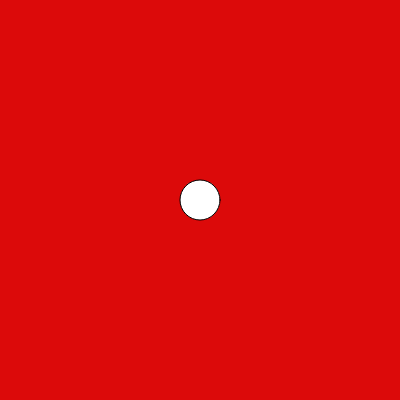
Frame 1 (no input)
Frame 60 (no input): identical to frame 1, image omitted
Frame 120 (the mouse pressed at the canvas centre since frame 60): identical to frame 1, image omitted

The p5.js sketch that drew this single still picture (run headless with seeded random() and noise() and a simulated clock; from frame 60 on, the mouse is pressed at the canvas centre):

// p5.js sketch
// ── sketch.js
function setup() {
  createCanvas(400, 400);
}

function draw() {
  background(220, 10,10);
  ellipse(200,200,40,40);

}
